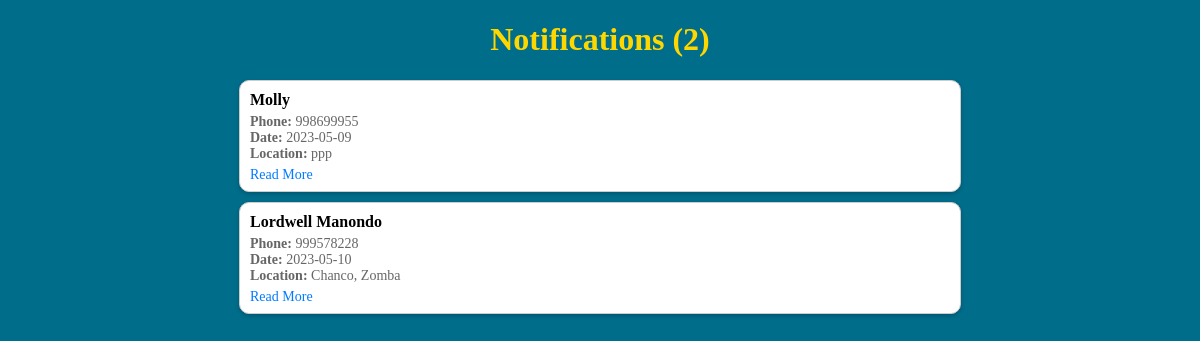
The page /Notifications.php on the database as committed earlier.
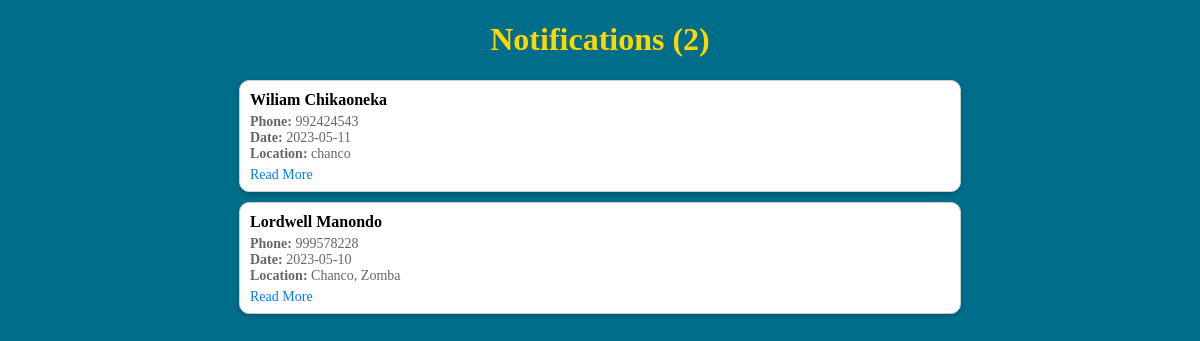
The same page on the database as committed later.
### tables this page shows
CREATE TABLE `reportform` (
  `name` varchar(25) NOT NULL,
  `phone` int(10) NOT NULL,
  `date` date NOT NULL,
  `location` varchar(25) NOT NULL,
  `incident` varchar(5000) NOT NULL
);

### Notifications.php (the view, shortened to what this page needs)
<!DOCTYPE html>
<html lang="en">
<head>
</head>
<body>
    <?php
    include('Connections.php');
    $sql = "SELECT * FROM reportform";
    $result = mysqli_query($conn, $sql);
    echo '<h1>Notifications ('. mysqli_num_rows($result) .')</h1>';
    echo '<div class="data-container">';
    if (mysqli_num_rows($result) > 0) {
        while ($row = mysqli_fetch_array($result)) {
            echo '<div class="message">';
            echo '<div class="title"><a href="#">' . $row["name"] . '</a></div>';
            echo '<div class="info">';
            echo '<div><strong>Phone: </strong>' . $row["phone"] . '</div>';
            echo '<div><strong>Date: </strong>' . $row["date"] . '</div>';
            echo '<div><strong>Location: </strong>' . $row["location"] . '</div>';
            echo '</div>';
            if (strlen($row["incident"]) > 2) {
                echo '<div class="read-more">Read More</div>';
            } else {
                echo '<div class="description">' . $row["incident"] . '</div>';
            }
            echo'</div>';
        }
    }
    ?>
</body>
</html>

Rows that differ between the two databases and show on the page:
removed reportform: name "Molly", phone "998699955", date "2023-05-09", location "ppp"
added reportform: name "Wiliam Chikaoneka", phone "992424543", date "2023-05-11", location "chanco"
